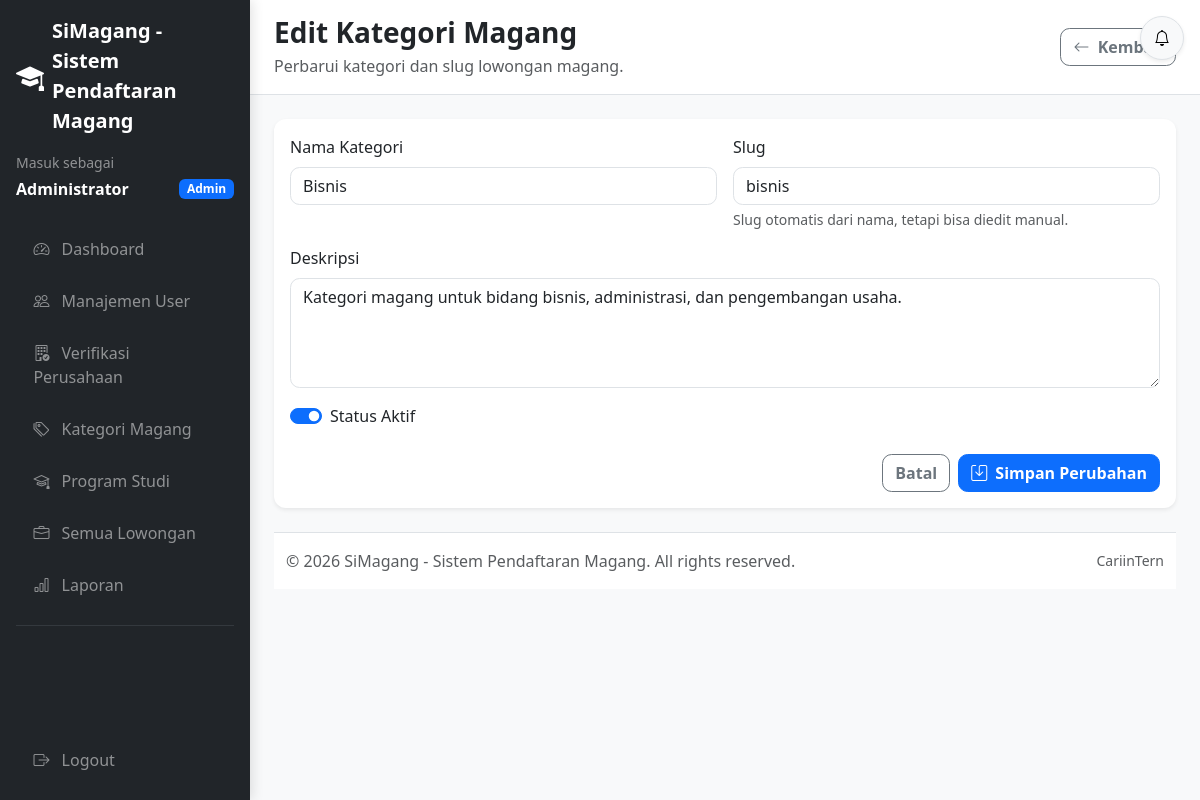
Page /admin/categories/edit.php?id=2 (signed in) on the committed database.
### tables this page shows
CREATE TABLE internship_categories (
    id INT UNSIGNED AUTO_INCREMENT PRIMARY KEY,
    name VARCHAR(100) NOT NULL,
    slug VARCHAR(100) NOT NULL,
    description TEXT NULL,
    is_active TINYINT(1) NOT NULL DEFAULT 1,
    created_at TIMESTAMP NOT NULL DEFAULT CURRENT_TIMESTAMP,
    updated_at TIMESTAMP NOT NULL DEFAULT CURRENT_TIMESTAMP ON UPDATE CURRENT_TIMESTAMP,
    UNIQUE KEY unique_internship_categories_slug (slug),
    KEY idx_internship_categories_is_active (is_active)
);

### includes/functions.php (called while the page is built, shortened)
<?php
function sanitize(string $input): string
{
    return htmlspecialchars(trim($input), ENT_QUOTES, 'UTF-8');
}

### admin/categories/edit.php (the view, shortened to what this page needs)
<?php
$categoryId = (int) ($_GET['id'] ?? 0);
$old = [
    'name' => '',
    'slug' => '',
    'description' => '',
    'is_active' => '1',
];
try {
    $pdo = Database::getInstance()->getConnection();
    $stmt = $pdo->prepare('SELECT id, name, slug, description, is_active FROM internship_categories WHERE id = :id LIMIT 1');
    $stmt->execute([':id' => $categoryId]);
    $category = $stmt->fetch();
    $old = [
        'name' => sanitize((string) $category['name']),
        'slug' => sanitize((string) $category['slug']),
        'description' => sanitize((string) ($category['description'] ?? '')),
        'is_active' => (string) (int) $category['is_active'],
    ];
} catch (PDOException $exception) {
    error_log('Load category edit failed: ' . $exception->getMessage());
    set_flash('error', 'Data kategori gagal dimuat');
    redirect(BASE_URL . '/admin/categories/index.php');
}
require_once __DIR__ . '/../../layouts/header.php';
require_once __DIR__ . '/../../layouts/sidebar_admin.php';
?>
<div class="page-header d-flex flex-column flex-md-row justify-content-between align-items-md-center gap-3">
    <div>
        <h1 class="h3 fw-bold mb-1">Edit Kategori Magang</h1>
        <p class="text-muted mb-0">Perbarui kategori dan slug lowongan magang.</p>
    </div>
    <a href="<?= rtrim(BASE_URL, '/'); ?>/admin/categories/index.php" class="btn btn-outline-secondary">
        <i class="bi bi-arrow-left me-1"></i>
        Kembali
    </a>
</div>
<div class="card border-0 shadow-sm">
    <div class="card-body">
        <form id="categoryForm" class="needs-validation" method="POST" action="edit.php?id=<?= $categoryId; ?>" novalidate>
            <div class="row g-3">
                <div class="col-12 col-md-6">
                    <label for="name" class="form-label">Nama Kategori</label>
                    <input type="text" class="form-control" id="name" name="name" value="<?= $old['name']; ?>" required>
                </div>
                <div class="col-12 col-md-6">
                    <label for="slug" class="form-label">Slug</label>
                    <input type="text" class="form-control" id="slug" name="slug" value="<?= $old['slug']; ?>" required>
                    <div class="form-text">Slug otomatis dari nama, tetapi bisa diedit manual.</div>
                </div>
                <div class="col-12">
                    <label for="description" class="form-label">Deskripsi</label>
                    <textarea class="form-control" id="description" name="description" rows="4"><?= $old['description']; ?></textarea>
                </div>
                <div class="col-12">
                    <div class="form-check form-switch">
                        <input class="form-check-input" type="checkbox" role="switch" id="isActive" name="is_active" value="1" <?= $old['is_active'] === '1' ? 'checked' : ''; ?>>
                        <label class="form-check-label" for="isActive">Status Aktif</label>
                    </div>
                </div>
            </div>
            <div class="d-flex justify-content-end gap-2 mt-4">
                <a href="<?= rtrim(BASE_URL, '/'); ?>/admin/categories/index.php" class="btn btn-outline-secondary">Batal</a>
                <button type="submit" class="btn btn-primary">
                    <i class="bi bi-save me-1"></i>
                    Simpan Perubahan
                </button>
            </div>
        </form>
    </div>
</div>
<?php require_once __DIR__ . '/../../layouts/footer.php'; ?>

### assets/css/custom.css (style rules this page uses)
:root { --app-sidebar-width: 250px; --app-bg: #f8f9fa; --app-border: #dee2e6; --app-primary: #0d6efd; --app-dark: #212529; --app-muted: #6c757d; }
body { background: var(--app-bg); color: #212529; font-family: system-ui, -apple-system, "Segoe UI", Roboto, "Helvetica Neue", Arial, sans-serif; }
a { transition: color 0.2s ease, background-color 0.2s ease, border-color 0.2s ease; }
.page-header { background: #fff; border-bottom: 1px solid var(--app-border); padding: 1rem 1.5rem; margin: -1.5rem -1.5rem 1.5rem; }
.page-header h1, .page-header h2, .page-header h3 { margin-bottom: 0; font-weight: 700; }
.card { border: none; border-radius: 12px; box-shadow: 0 2px 10px rgba(0, 0, 0, 0.06); }
.form-control, .form-select { border-radius: 0.6rem; }
.btn { border-radius: 0.6rem; font-weight: 600; }

### rows in the picture
internship_categories: name "Bisnis", slug "bisnis", description "Kategori magang untuk bidang bisnis, administrasi, dan pengembangan usaha.", is_active "☑"

### other values in the picture
APP_NAME "SiMagang - Sistem Pendaftaran Magang"
$userName "Administrator"
$item['label'] "Dashboard"
$item['label'] "Manajemen User"
$item['label'] "Verifikasi Perusahaan"
$item['label'] "Kategori Magang"
$item['label'] "Program Studi"
$item['label'] "Semua Lowongan"
$item['label'] "Laporan"
